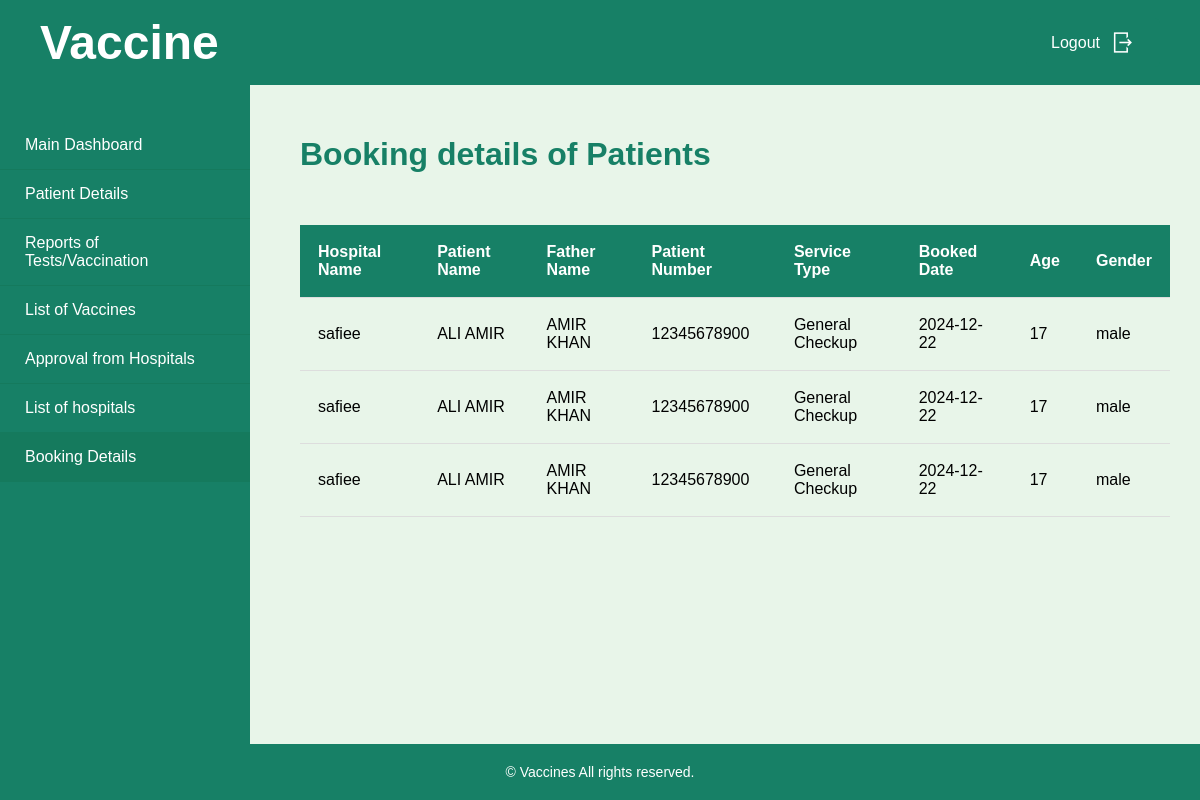
Screenshot of /admin/booking-details.php (signed in) with the database file from the repository.
### tables this page shows
CREATE TABLE `appointments` (
  `id` int(11) NOT NULL,
  `appoint_name` varchar(100) NOT NULL,
  `appoint_fname` varchar(100) NOT NULL,
  `appoint_age` int(11) NOT NULL,
  `appoint_number` varchar(15) NOT NULL,
  `appoint_gender` varchar(255) NOT NULL,
  `appoint_hosp_name` varchar(255) NOT NULL,
  `appointment_date` date DEFAULT current_timestamp(),
  `service_type` varchar(50) NOT NULL,
  `user_id` int(11) NOT NULL
);

### admin/booking-details.php (the view, shortened to what this page needs)
<?php
  include '../pages/connect.php';
?>
<!DOCTYPE html>
<html lang="en">
<head>
    <link rel="stylesheet" href="../style/admin.css">
</head>
<body>
    <div class="header" style="display: flex; flex-direction: row; justify-content: space-between;">
    <a class="navbar-brand" >
  <span id="1">
         <h1> Vaccine  </h1>
            </span>
          </a>
        <span>
        <span>
            <a href="../pages/logout.php" style="text-decoration: none;">
                <button id="logout">Logout
                    <img src="../assets/icons8-logout-100.png" alt="" width="25px" height="25px">
                </button>
            </a>
        </span>
    </div>
    <div class="container" style="display: flex;">
        <div class="sidebar">
            <ul>
                <a href="../admin/maindashboard.php"><li>Main Dashboard</li></a>
                <a href="../admin/patients-details.php"><li>Patient Details</li></a>
                <a href="../admin/reports-of-test.php"><li>Reports of Tests/Vaccination</li></a>
                <a href="../admin/list-of-vaccine.php"><li>List of Vaccines</li></a>
                <a href="../admin/approval-for-hosp.php"><li>Approval from Hospitals</li></a>
                <a href="../admin/list-of-hosp.php"><li>List of hospitals</li></a>
                <a href="../admin/booking-details.php"><li class="active">Booking Details</li></a>
            </ul>
        </div>
        <div class="main-content">
                <div class="container7">
                    <h1>Booking details of Patients</h1>
                    <div class="table-responsive">
                        <table>
                            <thead>
                                <tr>
                                    <th>Hospital Name</th>
                                    <th>Patient Name</th>
                                    <th>Father Name</th>
                                    <th>Patient Number</th>
                                    <th>Service Type</th>
                                    <th>Booked Date</th>
                                    <th>Age</th>
                                    <th>Gender</th>
                                </tr>
                            </thead>
                            <tbody>
                                <?php
                                    $appoint_query = "SELECT * FROM appointments";
                                    $appoint_res = mysqli_query($conn,$appoint_query);
                                    if($appoint_res && mysqli_num_rows($appoint_res)){
                                        while($appoint_row = mysqli_fetch_assoc($appoint_res)){
                                            echo "
                                                <tr>
                                                    <td>$appoint_row[appoint_hosp_name]</td>
                                                    <td>$appoint_row[appoint_name]</td>
                                                    <td>$appoint_row[appoint_fname]</td>
                                                    <td>$appoint_row[appoint_number]</td>
                                                    <td>$appoint_row[service_type]</td>
                                                    <td>$appoint_row[appointment_date]</td>
                                                    <td>$appoint_row[appoint_age]</td>
                                                    <td>$appoint_row[appoint_gender]</td>
                                                </tr>
                                            ";
                                        }
                                    }
                                    else{
                                        echo "<tr> <td colspan='8'>No appointments found</td>";
                                    }
                                ?>
                            </tbody>
                        </table>
                    </div>
                </div>
        </div>
    </div>
    <footer>
        &copy;  Vaccines All rights reserved.
    </footer>
</body>
</html>

### style/admin.css (style rules this page uses)
body, html { margin: 0; padding: 0; font-family: 'Poppins', sans-serif; background-color: #e8f5e9; height: 100%; display: flex; flex-direction: column; }
.header { background-color: #178066; color: white; padding: 15px 40px; display: flex; justify-content: space-between; align-items: center; }
#logout { background-color: #178066; color: white; border: none; padding: 12px 25px; border-radius: 5px; cursor: pointer; display: flex; align-items: center; gap: 10px; font-size: 16px; transition: background-color 0.3s ease; }
.sidebar { width: 250px; background-color: #178066; color: white; height: 100vh; padding-top: 20px; position: fixed; }
.sidebar ul { list-style: none; padding: 0; }
.sidebar ul a { text-decoration: none; color: white; }
.sidebar ul li { padding: 15px 25px; transition: background-color 0.3s ease; cursor: pointer; border-bottom: 1px solid #157a5d; }
.sidebar ul li:hover, .sidebar ul .active { background-color: #157a5d; }
.main-content { margin-left: 270px; padding: 30px; flex: 1; overflow: auto; }
h1, h2 { color: #178066; margin-bottom: 1em; }
.table-responsive { overflow-x: auto; }
table { width: 100%; border-collapse: collapse; margin-top: 20px; }
th, td { padding: 18px; text-align: left; border-bottom: 1px solid #ddd; }
th { background-color: #178066; color: white; font-weight: 600; }
footer { background-color: #178066; color: white; text-align: center; padding: 20px 0; font-size: 14px; width: 100%; margin-top: auto; }
.header h1 { color: white; margin: 0; font-size: 3rem; }

### rows the page displays
appointments: appoint_hosp_name "safiee", appoint_name "ALI AMIR", appoint_fname "AMIR KHAN", appoint_number "12345678900", service_type "General Checkup", appointment_date "2024-12-22", appoint_age "17", appoint_gender "male"
appointments: appoint_hosp_name "safiee", appoint_name "ALI AMIR", appoint_fname "AMIR KHAN", appoint_number "12345678900", service_type "General Checkup", appointment_date "2024-12-22", appoint_age "17", appoint_gender "male"
appointments: appoint_hosp_name "safiee", appoint_name "ALI AMIR", appoint_fname "AMIR KHAN", appoint_number "12345678900", service_type "General Checkup", appointment_date "2024-12-22", appoint_age "17", appoint_gender "male"
